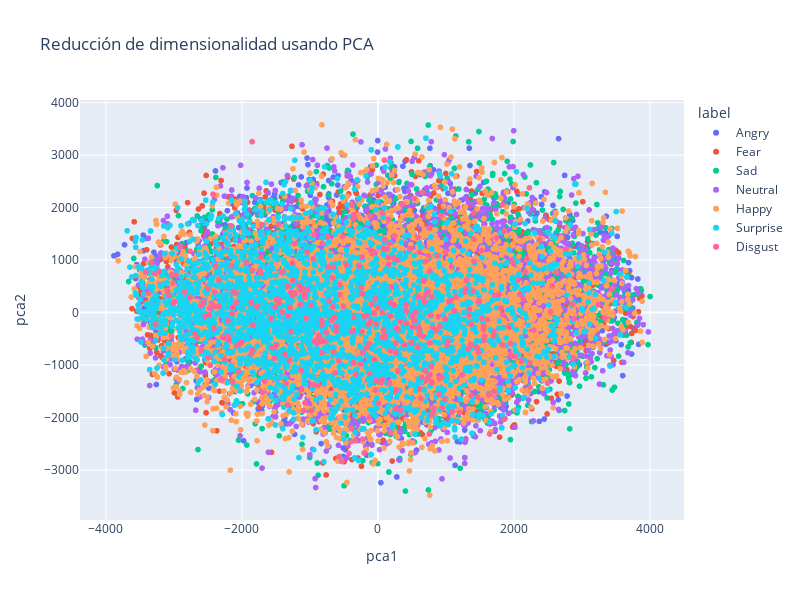

The notebook cell this image was saved under:
### Markdown cell above
## Reducción de dimensionalidad

* Para ver si podemos primero pre procesar los datos para luego utilizarlos en una red neuronal, vamos a utilizar PCA y UMAP para reducir la dimensionalidad de las imágenes y ver si las emociones se pueden separar en un espacio de mucho menor dimensión. Esto podría servirnos para utilizar un modelo sencillo para clasisficar las emociones.

### Code cell
# Probamos primero con PCA

def flattened_images(X):
    return np.array([img.reshape(img_height, img_width).flatten() for img in X])

pca_data = flattened_images(X_train_cl)

pca = PCA(n_components=2)
pca_result = pca.fit_transform(pca_data)

pca_df = pd.DataFrame(pca_result, columns=['pca1', 'pca2'])
pca_df['label'] = [labels_emotions[np.argmax(label)] for label in y_train_cl]

fig = px.scatter(pca_df, x='pca1', y='pca2', color='label', title='Reducción de dimensionalidad usando PCA')
fig.update_layout(width=800, height=600)
fig.show()

### Figure 1 — Plotly figure (JSON) as saved in the notebook; plotly's stock layout.template omitted (floating-point values rounded to 4 significant figures; data arrays with more than 128 entries replaced by an {"elided": "..."} marker saying what was removed)
{"data": [{"hovertemplate": "label=Angry<br>pca1=%{x}<br>pca2=%{y}<extra></extra>", "legendgroup": "Angry", "marker": {"color": "#636efa", "symbol": "circle"}, "mode": "markers", "name": "Angry", "showlegend": true, "type": "scattergl", "x": {"elided": "3909 float values"}, "xaxis": "x", "y": {"elided": "3909 float values"}, "yaxis": "y"}, {"hovertemplate": "label=Fear<br>pca1=%{x}<br>pca2=%{y}<extra></extra>", "legendgroup": "Fear", "marker": {"color": "#EF553B", "symbol": "circle"}, "mode": "markers", "name": "Fear", "showlegend": true, "type": "scattergl", "x": {"elided": "4016 float values"}, "xaxis": "x", "y": {"elided": "4016 float values"}, "yaxis": "y"}, {"hovertemplate": "label=Sad<br>pca1=%{x}<br>pca2=%{y}<extra></extra>", "legendgroup": "Sad", "marker": {"color": "#00cc96", "symbol": "circle"}, "mode": "markers", "name": "Sad", "showlegend": true, "type": "scattergl", "x": {"elided": "4704 float values"}, "xaxis": "x", "y": {"elided": "4704 float values"}, "yaxis": "y"}, {"hovertemplate": "label=Neutral<br>pca1=%{x}<br>pca2=%{y}<extra></extra>", "legendgroup": "Neutral", "marker": {"color": "#ab63fa", "symbol": "circle"}, "mode": "markers", "name": "Neutral", "showlegend": true, "type": "scattergl", "x": {"elided": "4889 float values"}, "xaxis": "x", "y": {"elided": "4889 float values"}, "yaxis": "y"}, {"hovertemplate": "label=Happy<br>pca1=%{x}<br>pca2=%{y}<extra></extra>", "legendgroup": "Happy", "marker": {"color": "#FFA15A", "symbol": "circle"}, "mode": "markers", "name": "Happy", "showlegend": true, "type": "scattergl", "x": {"elided": "7067 float values"}, "xaxis": "x", "y": {"elided": "7067 float values"}, "yaxis": "y"}, {"hovertemplate": "label=Surprise<br>pca1=%{x}<br>pca2=%{y}<extra></extra>", "legendgroup": "Surprise", "marker": {"color": "#19d3f3", "symbol": "circle"}, "mode": "markers", "name": "Surprise", "showlegend": true, "type": "scattergl", "x": {"elided": "3051 float values"}, "xaxis": "x", "y": {"elided": "3051 float values"}, "yaxis": "y"}, {"hovertemplate": "label=Disgust<br>pca1=%{x}<br>pca2=%{y}<extra></extra>", "legendgroup": "Disgust", "marker": {"color": "#FF6692", "symbol": "circle"}, "mode": "markers", "name": "Disgust", "showlegend": true, "type": "scattergl", "x": {"elided": "426 float values"}, "xaxis": "x", "y": {"elided": "426 float values"}, "yaxis": "y"}], "layout": {"height": 600, "legend": {"title": {"text": "label"}, "tracegroupgap": 0}, "title": {"text": "Reducción de dimensionalidad usando PCA"}, "width": 800, "xaxis": {"anchor": "y", "domain": [0, 1], "title": {"text": "pca1"}}, "yaxis": {"anchor": "x", "domain": [0, 1], "title": {"text": "pca2"}}}}
